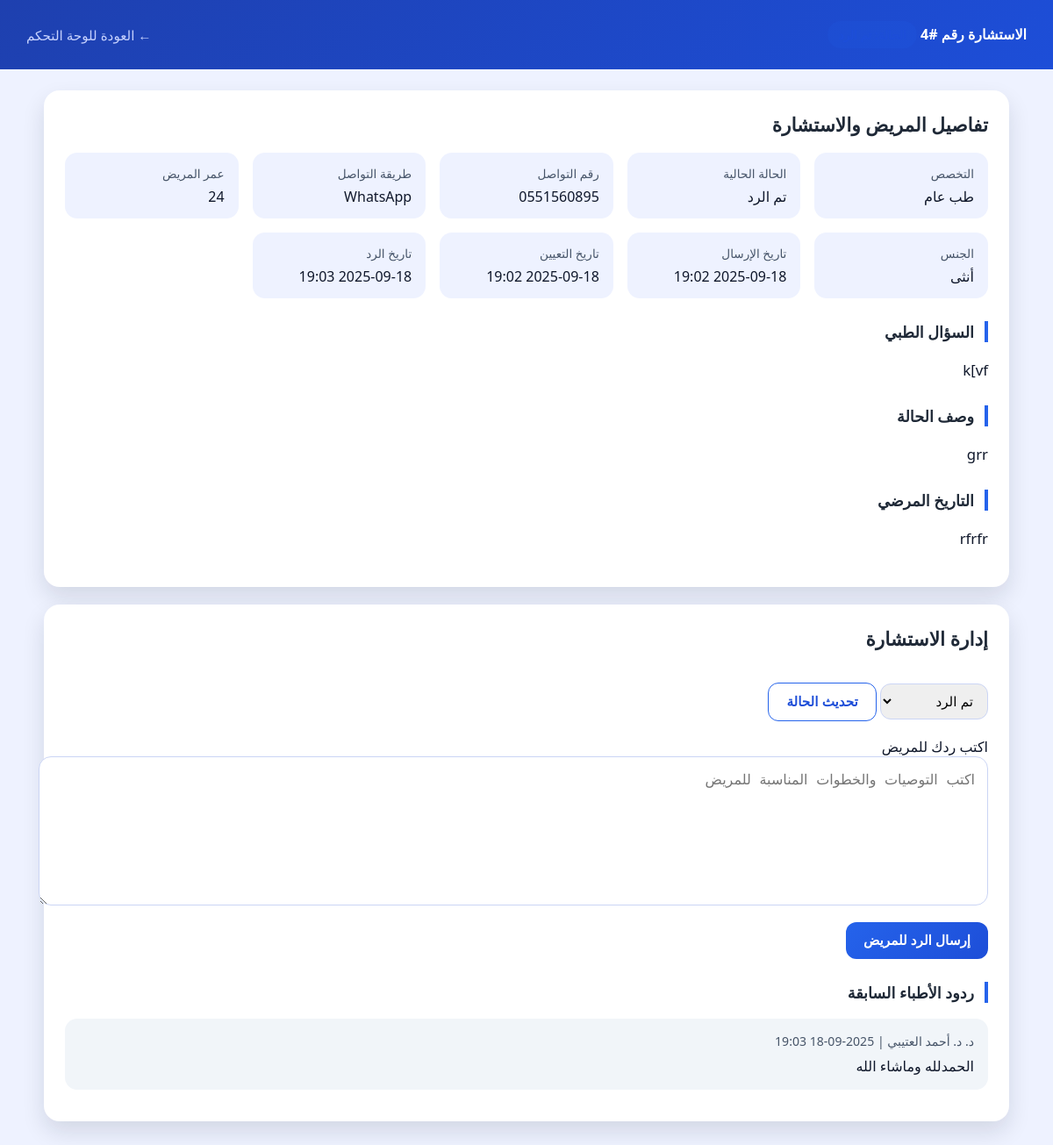
Page /doctor/consultations/4 (signed in) on the committed database.
### models.py (models this page shows, shortened)
class Consultation(db.Model):
    id = db.Column(db.Integer, primary_key=True)
    user_id = db.Column(db.Integer, db.ForeignKey('user.id'), nullable=False)
    doctor_id = db.Column(db.Integer, db.ForeignKey('doctor.id'), nullable=True)
    booking_id = db.Column(db.Integer, db.ForeignKey('booking.id'), nullable=True)
    specialization = db.Column(db.String(100))
    question = db.Column(db.Text, nullable=False)
    description = db.Column(db.Text)
    question_for = db.Column(db.String(50))
    gender = db.Column(db.String(10))
    age = db.Column(db.Integer)
    medical_history = db.Column(db.Text)
    status = db.Column(db.String(50), default="new")
    created_at = db.Column('date', db.DateTime, default=datetime.utcnow)
    updated_at = db.Column(db.DateTime, default=datetime.utcnow, onupdate=datetime.utcnow)
    assigned_at = db.Column(db.DateTime, nullable=True)
    answered_at = db.Column(db.DateTime, nullable=True)
    phone_number = db.Column(db.String(20), nullable=False)
    contact_method = db.Column(db.String(20), nullable=False)
    responses = db.relationship(
        "ConsultationResponse",
        backref="consultation",
        lazy=True,
        order_by="ConsultationResponse.created_at"
    )

class ConsultationResponse(db.Model):
    id = db.Column(db.Integer, primary_key=True)
    consultation_id = db.Column(db.Integer, db.ForeignKey('consultation.id'), nullable=False)
    doctor_id = db.Column(db.Integer, db.ForeignKey('doctor.id'), nullable=False)
    body = db.Column(db.Text, nullable=False)
    created_at = db.Column(db.DateTime, default=datetime.utcnow)

class Doctor(db.Model):
    id = db.Column(db.Integer, primary_key=True)
    name = db.Column(db.String(100), nullable=False)
    specialty = db.Column(db.String(100))
    profile_picture = db.Column(db.String(200))
    status = db.Column(db.String(50), default="pending")
    phone = db.Column(db.String(30))
    cv_summary = db.Column(db.Text)
    license_document = db.Column(db.String(200))
    certificate_document = db.Column(db.String(200))
    email = db.Column(db.String(120), unique=True)
    password = db.Column(db.String(200))
    last_login = db.Column(db.DateTime)
    approved_by = db.Column(db.Integer, db.ForeignKey('admin.id'))
    company_id = db.Column(db.Integer, db.ForeignKey('company.id'))
    messages = db.relationship("DoctorMessage", backref="doctor", lazy=True)
    appointments = db.relationship("Appointment", backref="doctor_obj", lazy=True)
    consultations = db.relationship("Consultation", backref="doctor", lazy=True)
    medical_reports = db.relationship("MedicalReport", backref="doctor", lazy=True)
    consultation_responses = db.relationship("ConsultationResponse", backref="doctor", lazy=True)
    service_links = db.relationship(
        "DoctorServiceLink",
        backref="doctor",
        lazy=True,
        cascade="all, delete-orphan"
    )
    reviews = db.relationship(
        "DoctorReview",
        backref="doctor",
        lazy=True,
        cascade="all, delete-orphan"
    )

### app.py (the view)
@app.route('/doctor/consultations/<int:consultation_id>')
@doctor_login_required
def doctor_consultation_detail(consultation_id):
    doctor = get_logged_in_doctor()
    consultation = Consultation.query.get_or_404(consultation_id)
    if consultation.doctor_id not in (None, doctor.id):
        flash("هذه الاستشارة مخصصة لطبيب آخر", "warning")
        return redirect(url_for('doctor_dashboard'))
    recommended_new = []
    target_specialty = normalize_specialty(consultation.specialization) or normalize_specialty(doctor.specialty)
    recommendations_query = Consultation.query.filter(
        Consultation.status == 'new',
        Consultation.id != consultation.id
    )
    if target_specialty:
        recommendations_query = recommendations_query.filter(
            db.func.lower(db.func.trim(Consultation.specialization)) == target_specialty
        )
    recommended_new = recommendations_query.order_by(Consultation.created_at.desc()).limit(3).all()
    return render_template(
        'doctor_consultation_detail.html',
        doctor=doctor,
        consultation=consultation,
        recommended_new=recommended_new
    )

### app.py (called while the page is built)
def normalize_specialty(value):
    if not value:
        return ""
    return str(value).strip().lower()

def get_logged_in_doctor():
    doctor_id = session.get('doctor_id')
    if not doctor_id:
        return None
    return Doctor.query.get(doctor_id)

def doctor_login_required(view_func):
    @wraps(view_func)
    def wrapper(*args, **kwargs):
        doctor = get_logged_in_doctor()
        if not doctor:
            flash("يجب تسجيل دخول الطبيب أولاً", "danger")
            next_url = request.url if request.method == 'GET' else request.referrer
            return redirect(url_for('doctor_login', next=next_url))
        return view_func(*args, **kwargs)
    return wrapper

### templates/doctor_consultation_detail.html (shortened to what this page needs)
<!DOCTYPE html>
<html lang="ar" dir="rtl">
<head>
</head>
<body>
    {% set status_labels = {
        'new': 'جديدة',
        'assigned': 'قيد التعيين',
        'in_progress': 'قيد المعالجة',
        'answered': 'تم الرد',
        'needs_follow_up': 'تحتاج متابعة',
        'closed': 'مغلقة'
    } %}
    <header>
        <div>
            <strong>الاستشارة رقم #{{ consultation.id }}</strong>
            <div class="status-badge">الحالة: {{ status_labels.get(consultation.status, consultation.status) }}</div>
        </div>
        <a href="{{ url_for('doctor_dashboard') }}">&larr; العودة للوحة التحكم</a>
    </header>
    <div class="container">
        <div class="grid">
            <section class="card">
                <h2>تفاصيل المريض والاستشارة</h2>
                <div class="meta-grid">
                    <div class="meta-item">
                        <span>التخصص</span>
                        {{ consultation.specialization or 'غير محدد' }}
                    </div>
                    <div class="meta-item">
                        <span>الحالة الحالية</span>
                        {{ status_labels.get(consultation.status, consultation.status) }}
                    </div>
                    <div class="meta-item">
                        <span>رقم التواصل</span>
                        {{ consultation.phone_number }}
                    </div>
                    <div class="meta-item">
                        <span>طريقة التواصل</span>
                        {{ consultation.contact_method }}
                    </div>
                    <div class="meta-item">
                        <span>عمر المريض</span>
                        {{ consultation.age or '—' }}
                    </div>
                    <div class="meta-item">
                        <span>الجنس</span>
                        {{ consultation.gender or '—' }}
                    </div>
                    <div class="meta-item">
                        <span>تاريخ الإرسال</span>
                        {{ consultation.created_at.strftime('%Y-%m-%d %H:%M') if consultation.created_at else consultation.date.strftime('%Y-%m-%d %H:%M') if consultation.date else '—' }}
                    </div>
                    <div class="meta-item">
                        <span>تاريخ التعيين</span>
                        {{ consultation.assigned_at.strftime('%Y-%m-%d %H:%M') if consultation.assigned_at else '—' }}
                    </div>
                    <div class="meta-item">
                        <span>تاريخ الرد</span>
                        {{ consultation.answered_at.strftime('%Y-%m-%d %H:%M') if consultation.answered_at else '—' }}
                    </div>
                </div>
                <h3 class="section-title">السؤال الطبي</h3>
                <p class="question">{{ consultation.question }}</p>
                {% if consultation.description %}
                    <h3 class="section-title">وصف الحالة</h3>
                    <p class="question">{{ consultation.description }}</p>
                {% endif %}
                {% if consultation.medical_history %}
                    <h3 class="section-title">التاريخ المرضي</h3>
                    <p class="question">{{ consultation.medical_history }}</p>
                {% endif %}
            </section>
            <section class="card">
                <h2>إدارة الاستشارة</h2>
                {% if consultation.doctor_id != doctor.id %}
                    <form action="{{ url_for('doctor_claim_consultation', consultation_id=consultation.id) }}" method="POST">
                        <button class="btn btn-primary" type="submit">استلام هذه الاستشارة</button>
                    </form>
                {% else %}
                    <div class="actions-inline">
                        <form action="{{ url_for('doctor_update_consultation_status', consultation_id=consultation.id) }}" method="POST">
                            <select name="status" required>
                                <option value="answered" {% if consultation.status == 'answered' %}selected{% endif %}>تم الرد</option>
                            </select>
                            <button class="btn btn-secondary" type="submit">تحديث الحالة</button>
                        </form>
                    </div>
                    <form action="{{ url_for('doctor_reply', consultation_id=consultation.id) }}" method="POST">
                        <label for="reply">اكتب ردك للمريض</label>
                        <textarea id="reply" name="reply" placeholder="اكتب التوصيات والخطوات المناسبة للمريض" required></textarea>
                        <div class="form-actions">
                            <button class="btn btn-primary" type="submit">إرسال الرد للمريض</button>
                        </div>
                    </form>
                {% endif %}
                <div class="responses">
                    <h3 class="section-title">ردود الأطباء السابقة</h3>
                    {% if consultation.responses %}
                        {% for response in consultation.responses %}
                            <div class="response-item">
                                <div class="response-meta">
                                    د. {{ response.doctor.name if response.doctor else 'طبيب' }} | {{ response.created_at.strftime('%Y-%m-%d %H:%M') }}
                                </div>
                                <div>{{ response.body }}</div>
                            </div>
                        {% endfor %}
                    {% else %}
                        <div class="response-item">لم يتم إضافة أي رد حتى الآن.</div>
                    {% endif %}
                </div>
            </section>
        </div>
    </div>
</body>
</html>

### templates/doctor_consultation_detail.html (style rules this page uses)
body { font-family: 'Segoe UI', Tahoma, Geneva, Verdana, sans-serif; background: #eef2ff; margin: 0; color: #0f172a; }
header { background: linear-gradient(135deg, #1e40af 0%, #1d4ed8 100%); padding: 24px 30px; color: #fff; display: flex; justify-content: space-between; align-items: center; }
header a { color: #c7d2fe; text-decoration: none; font-size: 0.95rem; }
.container { max-width: 1100px; margin: 24px auto; padding: 0 24px 40px; }
.grid { display: grid; gap: 20px; }
.card { background: #fff; border-radius: 18px; padding: 24px; box-shadow: 0 12px 26px rgba(15, 23, 42, 0.12); }
.card h2 { margin: 0 0 18px; font-size: 1.35rem; color: #1f2937; }
.meta-grid { display: grid; grid-template-columns: repeat(auto-fit, minmax(180px, 1fr)); gap: 16px; }
.meta-item { background: #eef2ff; border-radius: 14px; padding: 14px 16px; }
.meta-item span { display: block; color: #475569; font-size: 0.85rem; margin-bottom: 6px; }
.question { font-size: 1.05rem; line-height: 1.7; color: #0f172a; }
.section-title { margin-top: 26px; font-size: 1.1rem; color: #1f2937; border-right: 4px solid #2563eb; padding-right: 12px; }
form { margin-top: 18px; }
textarea { width: 100%; min-height: 140px; border-radius: 14px; border: 1px solid #cbd5f5; padding: 14px; font-size: 1rem; line-height: 1.7; resize: vertical; }
.form-actions { margin-top: 14px; display: flex; gap: 12px; flex-wrap: wrap; }
.btn { padding: 12px 20px; border-radius: 12px; border: none; font-weight: 600; cursor: pointer; font-size: 0.95rem; transition: transform 0.2s ease, box-shadow 0.2s ease; }
.btn-primary { background: linear-gradient(135deg, #2563eb 0%, #1d4ed8 100%); color: #fff; }
.btn-secondary { background: #fff; border: 1px solid #2563eb; color: #1d4ed8; }
.responses { margin-top: 20px; }
.response-item { background: #f1f5f9; border-radius: 14px; padding: 16px; margin-bottom: 12px; }
.response-meta { font-size: 0.88rem; color: #475569; margin-bottom: 8px; }
.status-badge { display: inline-flex; align-items: center; justify-content: center; padding: 6px 12px; border-radius: 999px; font-size: 0.85rem; font-weight: 600; color: #1d4ed8; background: rgba(37, 99, 235, 0.12); }
select { padding: 10px 12px; border-radius: 12px; border: 1px solid #cbd5f5; font-size: 0.95rem; }
.actions-inline { display: flex; gap: 12px; flex-wrap: wrap; margin-top: 14px; }

### rows in the picture
Consultation: id "4", specialization "طب عام", get "تم الرد", phone_number "0551560895", contact_method "WhatsApp", age "24", gender "أنثى", created_at "2025-09-18 19:02", assigned_at "2025-09-18 19:02", answered_at "2025-09-18 19:03", question "k[vf", description "grr", medical_history "rfrfr", status "تم الرد"
ConsultationResponse: doctor "د. أحمد العتيبي", created_at "2025-09-18 19:03", body "الحمدلله وماشاء الله"
